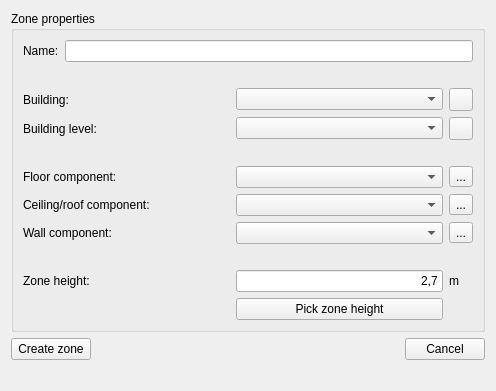
     <widget class="QWidget" name="pageZone">
      <layout class="QGridLayout" name="gridLayout_3">
       <item row="1" column="0">
        <widget class="QPushButton" name="pushButtonCreateZone">
         <property name="text">
          <string>Create zone</string>
         </property>
        </widget>
       </item>
       <item row="1" column="1">
        <spacer name="horizontalSpacer_3">
         <property name="orientation">
          <enum>Qt::Horizontal</enum>
         </property>
         <property name="sizeHint" stdset="0">
          <size>
           <width>302</width>
           <height>20</height>
          </size>
         </property>
        </spacer>
       </item>
       <item row="1" column="2">
        <widget class="QPushButton" name="pushButtonCancel3">
         <property name="text">
          <string>Cancel</string>
         </property>
        </widget>
       </item>
       <item row="2" column="1">
        <spacer name="verticalSpacer_4">
         <property name="orientation">
          <enum>Qt::Vertical</enum>
         </property>
         <property name="sizeHint" stdset="0">
          <size>
           <width>20</width>
           <height>20</height>
          </size>
         </property>
        </spacer>
       </item>
       <item row="0" column="0" colspan="3">
        <widget class="QGroupBox" name="groupBoxObjectProperties_2">
         <property name="title">
          <string>Zone properties</string>
         </property>
         <layout class="QGridLayout" name="gridLayout_2">
          <item row="9" column="2">
           <widget class="QLabel" name="label_3">
            <property name="text">
             <string>m</string>
            </property>
           </widget>
          </item>
          <item row="5" column="2">
           <widget class="QToolButton" name="toolButtonEditComponentsFloor">
            <property name="text">
             <string>...</string>
            </property>
           </widget>
          </item>
          <item row="6" column="1">
           <widget class="QComboBox" name="comboBoxComponentCeiling"/>
          </item>
          <item row="0" column="0" colspan="3">
           <layout class="QHBoxLayout" name="horizontalLayout_3">
            <item>
             <widget class="QLabel" name="label_4">
              <property name="text">
               <string>Name:</string>
              </property>
             </widget>
            </item>
            <item>
             <widget class="QLineEdit" name="lineEditNameZone"/>
            </item>
           </layout>
          </item>
          <item row="3" column="2">
           <widget class="QToolButton" name="toolButtonAddBuildingLevel2">
            <property name="icon">
             <iconset>
              <normaloff>:/gfx/actions/24x24/plus.png</normaloff>:/gfx/actions/24x24/plus.png</iconset>
            </property>
           </widget>
          </item>
          <item row="2" column="0">
           <widget class="QLabel" name="labelBuilding_2">
            <property name="text">
             <string>Building:</string>
            </property>
           </widget>
          </item>
          <item row="2" column="2">
           <widget class="QToolButton" name="toolButtonAddBuilding2">
            <property name="icon">
             <iconset>
              <normaloff>:/gfx/actions/24x24/plus.png</normaloff>:/gfx/actions/24x24/plus.png</iconset>
            </property>
           </widget>
          </item>
          <item row="6" column="2">
           <widget class="QToolButton" name="toolButtonEditComponentsCeiling">
            <property name="text">
             <string>...</string>
            </property>
           </widget>
          </item>
          <item row="5" column="1">
           <widget class="QComboBox" name="comboBoxComponentFloor"/>
          </item>
          <item row="3" column="0">
           <widget class="QLabel" name="labelBuildingLevel_2">
            <property name="text">
             <string>Building level:</string>
            </property>
           </widget>
          </item>
          <item row="4" column="1">
           <spacer name="verticalSpacer_6">
            <property name="orientation">
             <enum>Qt::Vertical</enum>
            </property>
            <property name="sizeType">
             <enum>QSizePolicy::Preferred</enum>
            </property>
            <property name="sizeHint" stdset="0">
             <size>
              <width>20</width>
              <height>20</height>
             </size>
            </property>
           </spacer>
          </item>
          <item row="6" column="0">
           <widget class="QLabel" name="label_7">
            <property name="text">
             <string>Ceiling/roof component:</string>
            </property>
           </widget>
          </item>
          <item row="10" column="1">
           <widget class="QPushButton" name="pushButtonPickZoneHeight">
            <property name="text">
             <string>Pick zone height</string>
            </property>
            <property name="checkable">
             <bool>true</bool>
            </property>
           </widget>
          </item>
          <item row="7" column="0">
           <widget class="QLabel" name="label_8">
            <property name="text">
             <string>Wall component:</string>
            </property>
           </widget>
          </item>
          <item row="3" column="1">
           <widget class="QComboBox" name="comboBoxBuildingLevel2"/>
          </item>
          <item row="5" column="0">
           <widget class="QLabel" name="label_6">
            <property name="text">
             <string>Floor component:</string>
            </property>
           </widget>
          </item>
          <item row="7" column="2">
           <widget class="QToolButton" name="toolButtonEditComponentsWalls">
            <property name="text">
             <string>...</string>
            </property>
           </widget>
          </item>
          <item row="9" column="1">
           <widget class="QtExt::ValidatingLineEdit" name="lineEditZoneHeight">
            <property name="sizePolicy">
             <sizepolicy hsizetype="Preferred" vsizetype="Fixed">
              <horstretch>0</horstretch>
              <verstretch>0</verstretch>
             </sizepolicy>
            </property>
            <property name="text">
             <string>2,7</string>
            </property>
            <property name="alignment">
             <set>Qt::AlignRight|Qt::AlignTrailing|Qt::AlignVCenter</set>
            </property>
           </widget>
          </item>
          <item row="7" column="1">
           <widget class="QComboBox" name="comboBoxComponentWalls"/>
          </item>
          <item row="9" column="0">
           <widget class="QLabel" name="label_2">
            <property name="text">
             <string>Zone height:</string>
            </property>
           </widget>
          </item>
          <item row="1" column="1">
           <spacer name="verticalSpacer_5">
            <property name="orientation">
             <enum>Qt::Vertical</enum>
            </property>
            <property name="sizeType">
             <enum>QSizePolicy::Preferred</enum>
            </property>
            <property name="sizeHint" stdset="0">
             <size>
              <width>20</width>
              <height>20</height>
             </size>
            </property>
           </spacer>
          </item>
          <item row="2" column="1">
           <widget class="QComboBox" name="comboBoxBuilding2"/>
          </item>
          <item row="8" column="1">
           <spacer name="verticalSpacer_11">
            <property name="orientation">
             <enum>Qt::Vertical</enum>
            </property>
            <property name="sizeType">
             <enum>QSizePolicy::Preferred</enum>
            </property>
            <property name="sizeHint" stdset="0">
             <size>
              <width>20</width>
              <height>20</height>
             </size>
            </property>
           </spacer>
          </item>
         </layout>
        </widget>
       </item>
      </layout>
     </widget>
